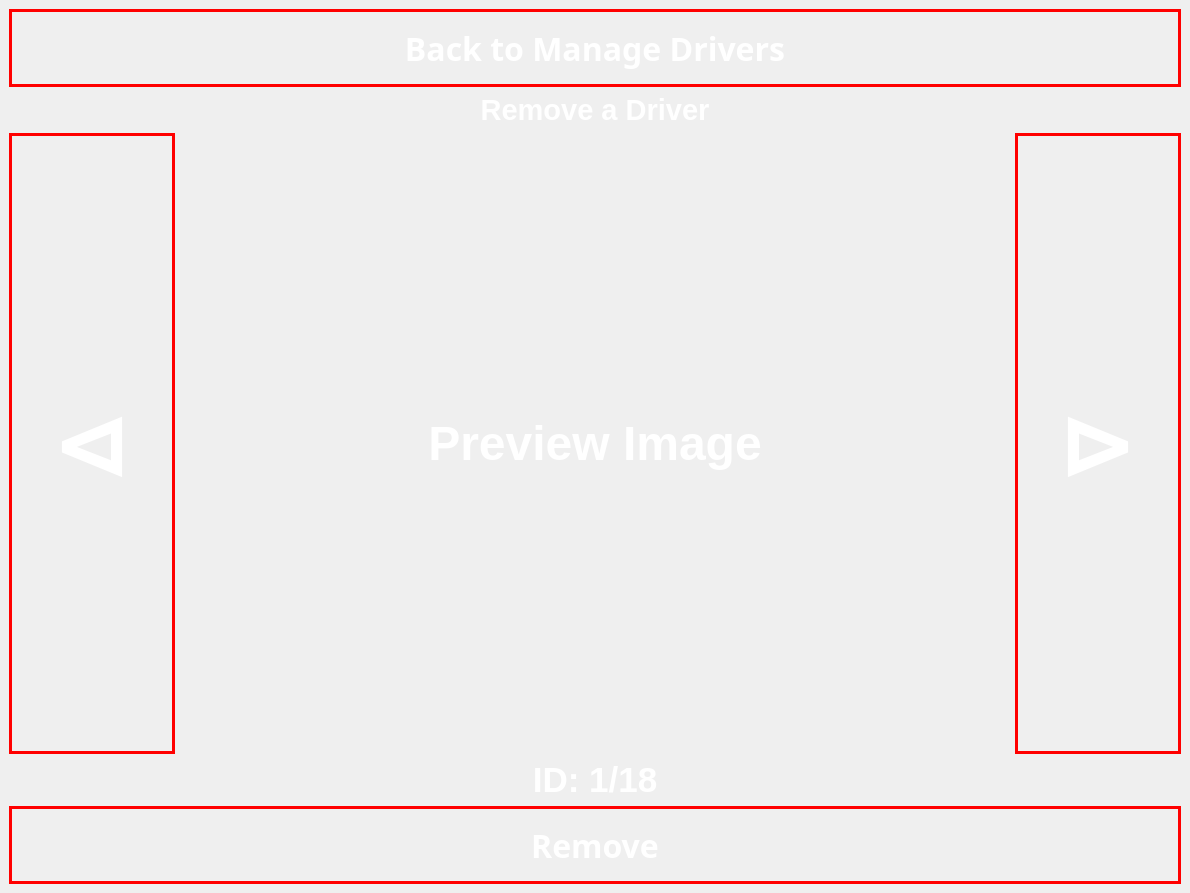
<?xml version="1.0" encoding="UTF-8"?>
<ui version="4.0">
 <class>remove_a_driver</class>
 <widget class="QMainWindow" name="remove_a_driver">
  <property name="geometry">
   <rect>
    <x>0</x>
    <y>0</y>
    <width>1190</width>
    <height>893</height>
   </rect>
  </property>
  <property name="font">
   <font>
    <family>wasy10</family>
   </font>
  </property>
  <property name="windowTitle">
   <string>remove a driver</string>
  </property>
  <property name="styleSheet">
   <string notr="true"> background-image: url('/home/phong/Desktop/antitheft/GUI/3/a.jpg');
</string>
  </property>
  <widget class="QWidget" name="centralwidget">
   <layout class="QVBoxLayout" name="verticalLayout" stretch="1,0,8,0,1">
    <item>
     <widget class="QPushButton" name="back">
      <property name="sizePolicy">
       <sizepolicy hsizetype="Preferred" vsizetype="Preferred">
        <horstretch>0</horstretch>
        <verstretch>0</verstretch>
       </sizepolicy>
      </property>
      <property name="font">
       <font>
        <pointsize>24</pointsize>
        <weight>75</weight>
        <bold>true</bold>
       </font>
      </property>
      <property name="styleSheet">
       <string notr="true">color:white;
border: 3px solid red;</string>
      </property>
      <property name="text">
       <string>Back to Manage Drivers</string>
      </property>
     </widget>
    </item>
    <item>
     <widget class="QLabel" name="label_3">
      <property name="sizePolicy">
       <sizepolicy hsizetype="Preferred" vsizetype="Preferred">
        <horstretch>0</horstretch>
        <verstretch>0</verstretch>
       </sizepolicy>
      </property>
      <property name="font">
       <font>
        <family>Ubuntu</family>
        <pointsize>22</pointsize>
        <weight>75</weight>
        <italic>false</italic>
        <bold>true</bold>
       </font>
      </property>
      <property name="styleSheet">
       <string notr="true">color:white;
</string>
      </property>
      <property name="text">
       <string>Remove a Driver</string>
      </property>
      <property name="alignment">
       <set>Qt::AlignCenter</set>
      </property>
     </widget>
    </item>
    <item>
     <layout class="QHBoxLayout" name="horizontalLayout" stretch="2,10,2">
      <item>
       <widget class="QPushButton" name="left">
        <property name="sizePolicy">
         <sizepolicy hsizetype="Preferred" vsizetype="Preferred">
          <horstretch>0</horstretch>
          <verstretch>0</verstretch>
         </sizepolicy>
        </property>
        <property name="font">
         <font>
          <family>Ubuntu</family>
          <pointsize>72</pointsize>
          <weight>75</weight>
          <italic>false</italic>
          <bold>true</bold>
         </font>
        </property>
        <property name="styleSheet">
         <string notr="true">color:white;
border: 3px solid red;</string>
        </property>
        <property name="text">
         <string>⊲</string>
        </property>
       </widget>
      </item>
      <item>
       <widget class="QLabel" name="preview_image">
        <property name="sizePolicy">
         <sizepolicy hsizetype="Preferred" vsizetype="Preferred">
          <horstretch>0</horstretch>
          <verstretch>0</verstretch>
         </sizepolicy>
        </property>
        <property name="font">
         <font>
          <family>Ubuntu</family>
          <pointsize>36</pointsize>
          <weight>75</weight>
          <italic>false</italic>
          <bold>true</bold>
         </font>
        </property>
        <property name="styleSheet">
         <string notr="true">color:white;
</string>
        </property>
        <property name="text">
         <string>Preview Image</string>
        </property>
        <property name="alignment">
         <set>Qt::AlignCenter</set>
        </property>
       </widget>
      </item>
      <item>
       <widget class="QPushButton" name="right">
        <property name="sizePolicy">
         <sizepolicy hsizetype="Preferred" vsizetype="Preferred">
          <horstretch>0</horstretch>
          <verstretch>0</verstretch>
         </sizepolicy>
        </property>
        <property name="font">
         <font>
          <family>Ubuntu</family>
          <pointsize>72</pointsize>
          <weight>75</weight>
          <italic>false</italic>
          <bold>true</bold>
         </font>
        </property>
        <property name="styleSheet">
         <string notr="true">color:white;
border: 3px solid red;</string>
        </property>
        <property name="text">
         <string>⊳</string>
        </property>
       </widget>
      </item>
     </layout>
    </item>
    <item>
     <widget class="QLabel" name="id_label">
      <property name="sizePolicy">
       <sizepolicy hsizetype="Preferred" vsizetype="Preferred">
        <horstretch>0</horstretch>
        <verstretch>0</verstretch>
       </sizepolicy>
      </property>
      <property name="font">
       <font>
        <family>Ubuntu</family>
        <pointsize>26</pointsize>
        <weight>75</weight>
        <bold>true</bold>
       </font>
      </property>
      <property name="styleSheet">
       <string notr="true">color:white;
</string>
      </property>
      <property name="text">
       <string>ID: 1/18</string>
      </property>
      <property name="alignment">
       <set>Qt::AlignCenter</set>
      </property>
     </widget>
    </item>
    <item>
     <widget class="QPushButton" name="remove">
      <property name="sizePolicy">
       <sizepolicy hsizetype="Preferred" vsizetype="Preferred">
        <horstretch>0</horstretch>
        <verstretch>0</verstretch>
       </sizepolicy>
      </property>
      <property name="font">
       <font>
        <pointsize>24</pointsize>
        <weight>75</weight>
        <bold>true</bold>
       </font>
      </property>
      <property name="styleSheet">
       <string notr="true">color:white;
border: 3px solid red;</string>
      </property>
      <property name="text">
       <string>Remove</string>
      </property>
     </widget>
    </item>
   </layout>
  </widget>
 </widget>
 <resources/>
 <connections/>
</ui>
